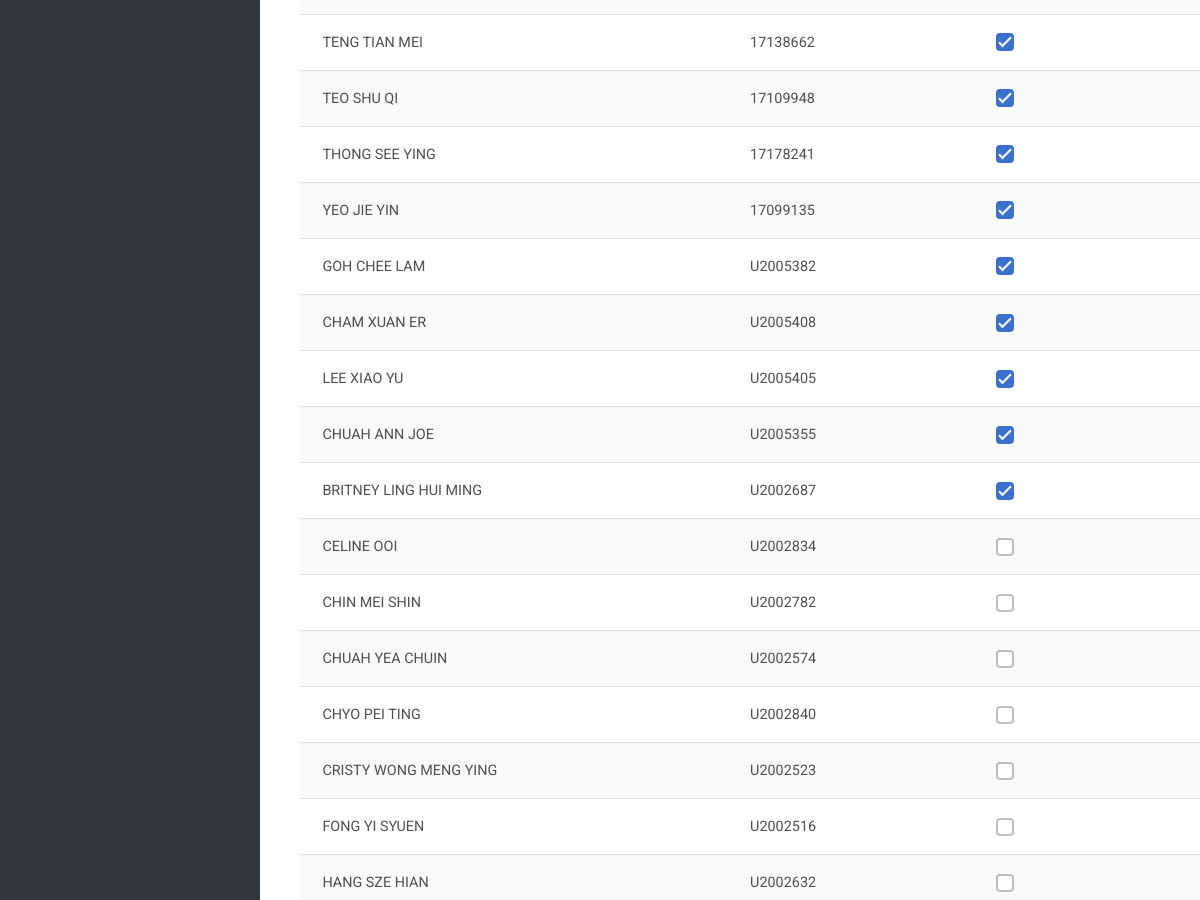
The page /event/admin-attendance/287 (middle part) on the database as committed earlier.
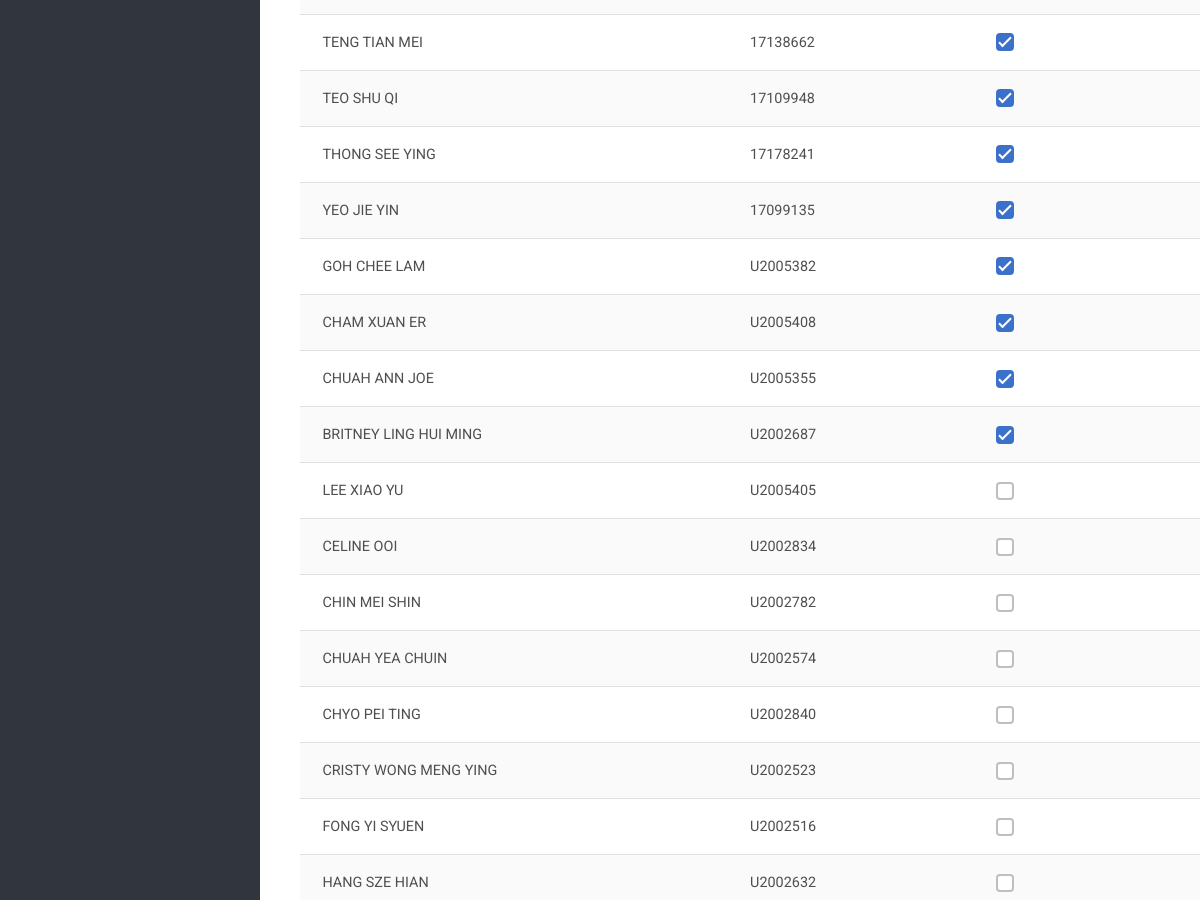
The same page on the database as committed later.
### events/models.py (models this page shows)
class Event_Participants(models.Model):
    event = models.ForeignKey(Events, on_delete=models.CASCADE, null=True)
    student = models.ForeignKey(Student, on_delete=models.CASCADE, null=True)
    position = models.CharField(max_length=50, null=True)
    attendance = models.BooleanField(null=True, default=0)
    registered = models.BooleanField(null=True)
    file = models.FileField(upload_to='event_external/', null=True)
    filename = models.CharField(max_length=100, null=True)
    status = models.BooleanField(null=True)

### users/models.py (models this page shows)
class Student(models.Model):
    user = models.OneToOneField(User, on_delete=models.CASCADE, null=True)
    matric_no = models.CharField(max_length=10)
    Program = (
        (1, "Bachelor of Arts Chinese Studies"),
        (2, "Master of Chinese Studies (Coursework)"),
        (3, "Master of Arts (Research)"),
        (4, "Doctor of Philosophy (Ph.D)"),
    )
    program = models.SmallIntegerField(choices=Program)
    lecturer = models.ForeignKey(Lecturer, on_delete=models.PROTECT)
    enrol_sem = models.ForeignKey(Semester, on_delete=models.SET_NULL, null=True, related_name="enrol_sem")
    grad_sem = models.ForeignKey(Semester, on_delete=models.SET_NULL, null=True, related_name="grad_sem")
    rm_date = models.DateTimeField(null=True)
    pd_date = models.DateTimeField(null=True)
    cd_date = models.DateTimeField(null=True)
    viva_date = models.DateTimeField(null=True)
    rm_status = models.BooleanField(default=False)
    pd_status = models.BooleanField(default=False)
    cd_status = models.BooleanField(default=False)
    viva_status = models.BooleanField(default=False)

class User(AbstractUser):
    objects = UserManager()
    email = models.EmailField('email adress', unique=True)
    USERNAME_FIELD = 'email'
    REQUIRED_FIELDS = []
    first_name = None
    last_name = None
    username = None
    full_name = models.CharField(max_length=50, null=True)
    name_chi = models.CharField(max_length=50, null=True)
    password = models.CharField(max_length=128)
    last_login = models.DateTimeField(auto_now=True)
    ROLES = (
        ("SUPER ADMIN", "SUPER ADMIN"),
        ("ADMIN", "ADMIN"),
        ("HEAD OF DEPARTMENT", "HEAD OF DEPARTMENT"),
        ("LECTURER", "LECTURER"),
        ("STUDENT", "STUDENT"),
    )
    role = models.CharField(max_length=20, choices=ROLES, default="STUDENT")
    is_active = models.BooleanField(default=True)
    contact = models.CharField(max_length=20, null=True)
    address = models.CharField(max_length=100, null=True)
    date_inactive = models.DateField(null=True)

### events/views.py (the view, shortened to what this page needs)
# urls.py: path('event/admin-attendance/<int:event_id>', views.adminAttendaceView, name="admin-attendance"),
def adminAttendaceView (request, event_id):
    event = Events.objects.get(id=event_id)
    par_id = list()
    participants = Event_Participants.objects.filter(event_id=event_id, attendance=1)
    for par in participants:
        par_id.append(par.student_id)
    students = Student.objects.filter(user__is_active=True).exclude(id__in=par_id)
    context = {
        "event": event,
        "participants": participants,
        "students": students,
        "page_name": "Manage Attendance",
        "icon": "fa-solid fa-calendar-check fa-xl"
    }
    return render (request, "admin_attendance.html", context)

### templates/admin_attendance.html (shortened to what this page needs)
{% extends "sidebar.html" %}
{% block content %}
{% load static %}
<head>
</head>
<br>
<br>
<br>
<br><br>
{% if participants %}
<form method="POST">
    <table id="attendance_table" class= "table table-striped table-responsive">
        <tbody>
            {% for participant in participants %}
                <tr>
                    <td>{{ participant.student.user.full_name }}</td>
                    <td>{{ participant.student.matric_no }}</td>
                    <div class="checkbox rows">
                    <td><input class="form-check-input" type="checkbox" name="{{ participant.student.id }}" {% if participant.attendance %}checked{% endif %}></td>
                    </div>
                </tr>
            {% endfor %}
            {% for student in students %}
                <tr>
                    <td>{{ student.user.full_name }}</td>
                    <td>{{ student.matric_no }}</td>
                    <div class="checkbox rows">
                    <td><input class="form-check-input" type="checkbox" name="{{ student.id }}" {% if participant.attendance %}checked{% endif %}></td>
                    </div>
                </tr>
            {% endfor %}
        </tbody>
    </table>
</form>
{% else %}
<center><sub>No student.</sub></center>
{% endif %}
{% endblock %}

Rows that differ between the two databases and show on the page:
no longer on this page (row edited): Event_Participants: student.user.full_name "LEE XIAO YU", student.matric_no "U2005405", attendance "☑"
now on this page (row unchanged): Student: user.full_name "LEE XIAO YU", matric_no "U2005405"
